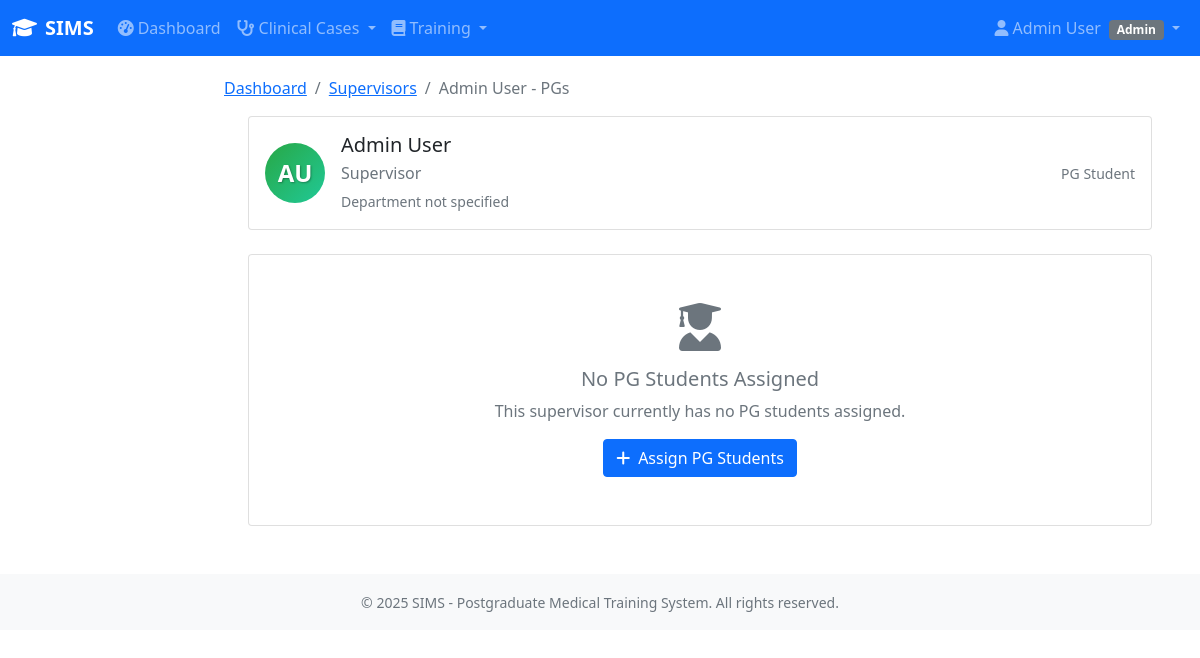
/users/supervisor/1/pgs/ (signed in), run on the app's committed database.
### sims/users/models.py (models this page shows, shortened)
class User(AbstractUser):
    role = models.CharField(
        max_length=20,
        choices=USER_ROLES,
        help_text="User role determines access permissions in SIMS"
    )
    specialty = models.CharField(
        max_length=100,
        choices=SPECIALTY_CHOICES,
        blank=True,
        null=True,
        help_text="Medical specialty (required for PGs and Supervisors)"
    )
    year = models.CharField(
        max_length=10,
        choices=YEAR_CHOICES,
        blank=True,
        null=True,
        help_text="Training year (required for PGs)"
    )
    supervisor = models.ForeignKey(
        'self',
        on_delete=models.SET_NULL,
        null=True,
        blank=True,
        related_name='assigned_pgs',
        limit_choices_to={'role': 'supervisor'},
        help_text="Assigned supervisor (required for PGs)"
    )
    registration_number = models.CharField(
        max_length=50,
        blank=True,
        null=True,
        help_text="Medical council registration number"
    )
    phone_number = models.CharField(
        max_length=15,
        blank=True,
        null=True,
        help_text="Contact phone number"
    )
    created_by = models.ForeignKey(
        'self',
        on_delete=models.SET_NULL,
        null=True,
        blank=True,
        related_name='users_created',
        help_text="Admin who created this user account"
    )
    modified_by = models.ForeignKey(
        'self',
        on_delete=models.SET_NULL,
        null=True,
        blank=True,
        related_name='users_modified',
        help_text="Last admin to modify this user account"
    )
    last_login_ip = models.GenericIPAddressField(
        null=True,
        blank=True,
        help_text="IP address of last login"
    )
    is_archived = models.BooleanField(
        default=False,
        help_text="Mark as archived instead of deleting"
    )
    archived_date = models.DateTimeField(
        null=True,
        blank=True,
        help_text="Date when user was archived"
    )
    class Meta:
        verbose_name = "SIMS User"
        verbose_name_plural = "SIMS Users"
        ordering = ['role', 'last_name', 'first_name']
        indexes = [
            models.Index(fields=['role']),
            models.Index(fields=['specialty']),
            models.Index(fields=['supervisor']),
            models.Index(fields=['is_active']),
        ]
    def is_admin(self):
        return self.role == 'admin'

### sims/users/views.py (the view)
# urls.py: path('supervisor/<int:pk>/pgs/', views.SupervisorPGsView.as_view(), name='supervisor_pgs'),
class SupervisorPGsView(LoginRequiredMixin, DetailView):
    model = User
    template_name = 'users/supervisor_pgs.html'
    context_object_name = 'supervisor'
    def dispatch(self, request, *args, **kwargs):
        if not (request.user.is_admin() or request.user.pk == kwargs.get('pk')):
            raise PermissionDenied("Only admins or the supervisor themselves can view this")
        return super().dispatch(request, *args, **kwargs)

### templates/users/supervisor_pgs.html (shortened to what this page needs)
{% extends 'base/base.html' %}
{% load static %}
{% block breadcrumb %}
<nav aria-label="breadcrumb">
    <ol class="breadcrumb">
        <li class="breadcrumb-item"><a href="{% url 'users:dashboard' %}">Dashboard</a></li>
        <li class="breadcrumb-item"><a href="{% url 'users:supervisor_list' %}">Supervisors</a></li>
        <li class="breadcrumb-item active">{{ supervisor.get_full_name }} - PGs</li>
    </ol>
</nav>
{% endblock %}
{% block content %}
<div class="container-fluid">
    <div class="row mb-4">
        <div class="col-12">
            <div class="card">
                <div class="card-body">
                    <div class="d-flex align-items-center">
                        {% if supervisor.profile.avatar %}
                        <img src="{{ supervisor.profile.avatar.url }}" alt="{{ supervisor.get_full_name }}"
                             class="rounded-circle me-3" width="60" height="60" style="object-fit: cover;">
                        {% else %}
                        <div class="avatar-placeholder rounded-circle me-3 d-flex align-items-center justify-content-center"
                             style="width: 60px; height: 60px; background: linear-gradient(135deg, #28a745 0%, #20c997 100%); color: white; font-size: 1.5rem; font-weight: bold;">
                            {{ supervisor.first_name.0|upper }}{{ supervisor.last_name.0|upper }}
                        </div>
                        {% endif %}
                        <div class="flex-grow-1">
                            <h5 class="mb-1">{{ supervisor.get_full_name }}</h5>
                            <p class="text-muted mb-1">{{ supervisor.profile.designation|default:"Supervisor" }}</p>
                            <small class="text-muted">
                                {{ supervisor.profile.department|default:"Department not specified" }}
                            </small>
                        </div>
                        <div class="text-end">
                            <small class="text-muted">PG Student{{ pgs.count|pluralize }}</small>
                        </div>
                    </div>
                </div>
            </div>
        </div>
    </div>
    <div class="row">
        {% for pg in pgs %}
        <div class="col-lg-6 col-xl-4 mb-4">
            <div class="card h-100">
                <div class="card-body">
                    <div class="d-flex align-items-start">
                        {% if pg.profile.avatar %}
                        <img src="{{ pg.profile.avatar.url }}" alt="{{ pg.get_full_name }}"
                             class="rounded-circle me-3" width="50" height="50" style="object-fit: cover;">
                        {% else %}
                        <div class="avatar-placeholder rounded-circle me-3 d-flex align-items-center justify-content-center"
                             style="width: 50px; height: 50px; background: linear-gradient(135deg, #007bff 0%, #6610f2 100%); color: white; font-size: 1.2rem; font-weight: bold;">
                            {{ pg.first_name.0|upper }}{{ pg.last_name.0|upper }}
                        </div>
                        {% endif %}
                        <div class="flex-grow-1">
                            <h6 class="card-title mb-1">
                                <a href="{% url 'users:profile_detail' pg.profile.pk %}" class="text-decoration-none">
                                    {{ pg.get_full_name }}
                                </a>
                            </h6>
                            <p class="card-text text-muted small mb-2">
                                {% if pg.profile.year_of_residency %}
                                Year {{ pg.profile.year_of_residency }}
                                {% endif %}
                                {% if pg.profile.specialization %}
                                • {{ pg.profile.specialization }}
                                {% endif %}
                            </p>
                            <div class="row text-center small">
                                <div class="col-4">
                                    <div class="text-primary fw-bold">{{ pg.logbook_entries.count }}</div>
                                    <div class="text-muted">Logbook</div>
                                </div>
                                <div class="col-4">
                                    <div class="text-success fw-bold">{{ pg.cases.count }}</div>
                                    <div class="text-muted">Cases</div>
                                </div>
                                <div class="col-4">
                                    <div class="text-info fw-bold">{{ pg.certificates.count }}</div>
                                    <div class="text-muted">Certificates</div>
                                </div>
                            </div>
                        </div>
                    </div>
                </div>
                <div class="card-footer bg-light">
                    <div class="d-flex justify-content-between align-items-center">
                        <small class="text-muted">
                            Last activity:
                            {% if pg.last_login %}
                            {{ pg.last_login|timesince }} ago
                            {% else %}
                            Never
                            {% endif %}
                        </small>
                        <div class="btn-group btn-group-sm">
                            <a href="{% url 'users:profile_detail' pg.profile.pk %}"
                               class="btn btn-outline-primary btn-sm" title="View Profile">
                                <i class="fas fa-eye"></i>
                            </a>
                            <a href="{% url 'logbook:list' %}?pg={{ pg.pk }}"
                               class="btn btn-outline-success btn-sm" title="View Logbook">
                                <i class="fas fa-book"></i>
                            </a>
                            <a href="{% url 'cases:case_list' %}?pg={{ pg.pk }}"
                               class="btn btn-outline-info btn-sm" title="View Cases">
                                <i class="fas fa-stethoscope"></i>
                            </a>
                        </div>
                    </div>
                </div>
            </div>
        </div>
        {% empty %}
        <div class="col-12">
            <div class="card">
                <div class="card-body text-center py-5">
                    <i class="fas fa-user-graduate fa-3x text-muted mb-3"></i>
                    <h5 class="text-muted">No PG Students Assigned</h5>
                    <p class="text-muted">This supervisor currently has no PG students assigned.</p>
                    {% if request.user.is_staff %}
                    <a href="{% url 'users:assign_supervisor' %}" class="btn btn-primary">
                        <i class="fas fa-plus me-2"></i>Assign PG Students
                    </a>
                    {% endif %}
                </div>
            </div>
        </div>
        {% endfor %}
    </div>
</div>
{% endblock %}

### templates/base/base.html (shortened to what this page needs)
<!DOCTYPE html>
<html lang="en">
<head>
    <link href="https://cdn.jsdelivr.net/npm/bootstrap@5.1.3/dist/css/bootstrap.min.css" rel="stylesheet">
    <link href="https://cdnjs.cloudflare.com/ajax/libs/font-awesome/6.0.0/css/all.min.css" rel="stylesheet">
    <link href="https://cdn.jsdelivr.net/npm/select2@4.1.0-rc.0/dist/css/select2.min.css" rel="stylesheet">
    <link href="https://cdn.jsdelivr.net/npm/select2-bootstrap-5-theme@1.3.0/dist/select2-bootstrap-5-theme.min.css" rel="stylesheet">
</head>
<body>
    <nav class="navbar navbar-expand-lg navbar-dark bg-primary">
        <div class="container-fluid">
            <a class="navbar-brand" href="{% url 'home' %}">
                <i class="fas fa-graduation-cap me-2"></i>SIMS
            </a>
            <div class="collapse navbar-collapse" id="navbarNav">
                <ul class="navbar-nav me-auto">
                    {% if user.is_authenticated %}
                        <li class="nav-item">
                            <a class="nav-link" href="{% url 'users:dashboard' %}">
                                <i class="fas fa-tachometer-alt me-1"></i>Dashboard
                            </a>
                        </li>
                        {% if user.role == 'pg' or user.role == 'supervisor' or user.role == 'admin' %}
                        <li class="nav-item dropdown">
                            <a class="nav-link dropdown-toggle" href="#" role="button" data-bs-toggle="dropdown">
                                <i class="fas fa-stethoscope me-1"></i>Clinical Cases
                            </a>
                        </li>
                        {% endif %}
                        <li class="nav-item dropdown">
                            <a class="nav-link dropdown-toggle" href="#" role="button" data-bs-toggle="dropdown">
                                <i class="fas fa-book me-1"></i>Training
                            </a>
                        </li>
                    {% endif %}
                </ul>
                <ul class="navbar-nav">
                    {% if user.is_authenticated %}
                        <li class="nav-item dropdown">
                            <a class="nav-link dropdown-toggle" href="#" role="button" data-bs-toggle="dropdown">
                                <i class="fas fa-user me-1"></i>{{ user.get_full_name|default:user.username }}
                                <span class="badge bg-secondary ms-1">{{ user.get_role_display }}</span>
                            </a>
                        </li>
                    {% else %}
                        <li class="nav-item">
                            <a class="nav-link" href="{% url 'users:login' %}">Login</a>
                        </li>
                    {% endif %}
                </ul>
            </div>
        </div>
    </nav>
    <div class="container-fluid">
        <div class="row">
            <main class="{% if not hide_sidebar %}col-md-9 ms-sm-auto col-lg-10 px-md-4{% else %}col-12{% endif %} main-content">
                {% block breadcrumb %}{% endblock %}
                {% block content %}{% endblock %}
            </main>
        </div>
    </div>
    <footer class="bg-light text-center text-muted py-3 mt-5">
        <div class="container">
            <small>&copy; 2025 SIMS - Postgraduate Medical Training System. All rights reserved.</small>
        </div>
    </footer>
</body>
</html>

### templates/base/base.html (style rules this page uses)
.navbar-brand { font-weight: bold; }
.main-content { padding-top: 20px; }

### templates/users/supervisor_pgs.html (style rules this page uses)
.avatar-placeholder { text-shadow: 1px 1px 2px rgba(0,0,0,0.3); }

### data on the page
User: get_full_name "Admin User", role "Admin", first_name.0 "A", last_name.0 "U"

### other printed values
{{ supervisor.profile.designation|default:"Supervisor" }} "Supervisor"
{{ supervisor.profile.department|default:"Department not specified" }} "Department not specified"
